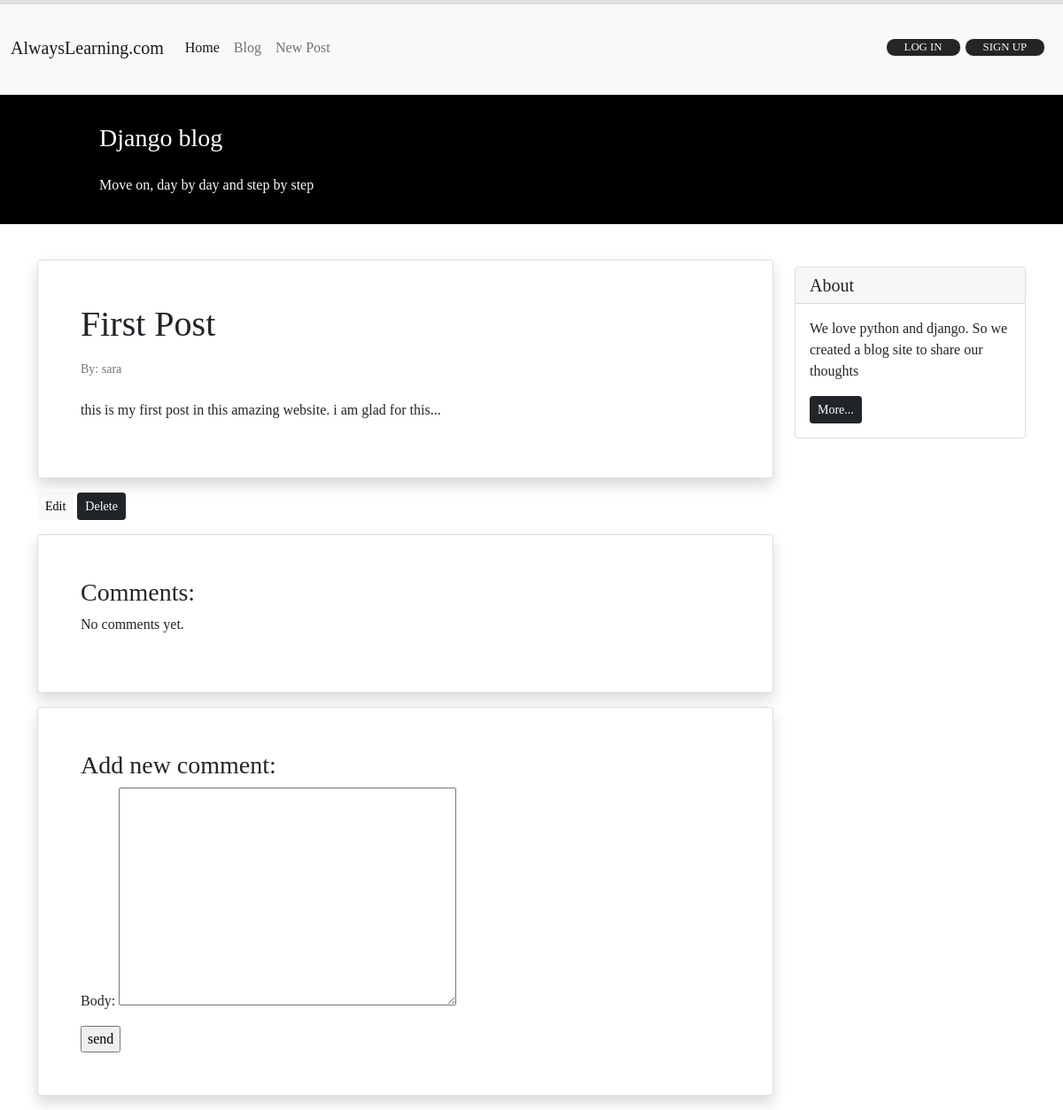
/blog/31/, run on an earlier commit of the app's database.
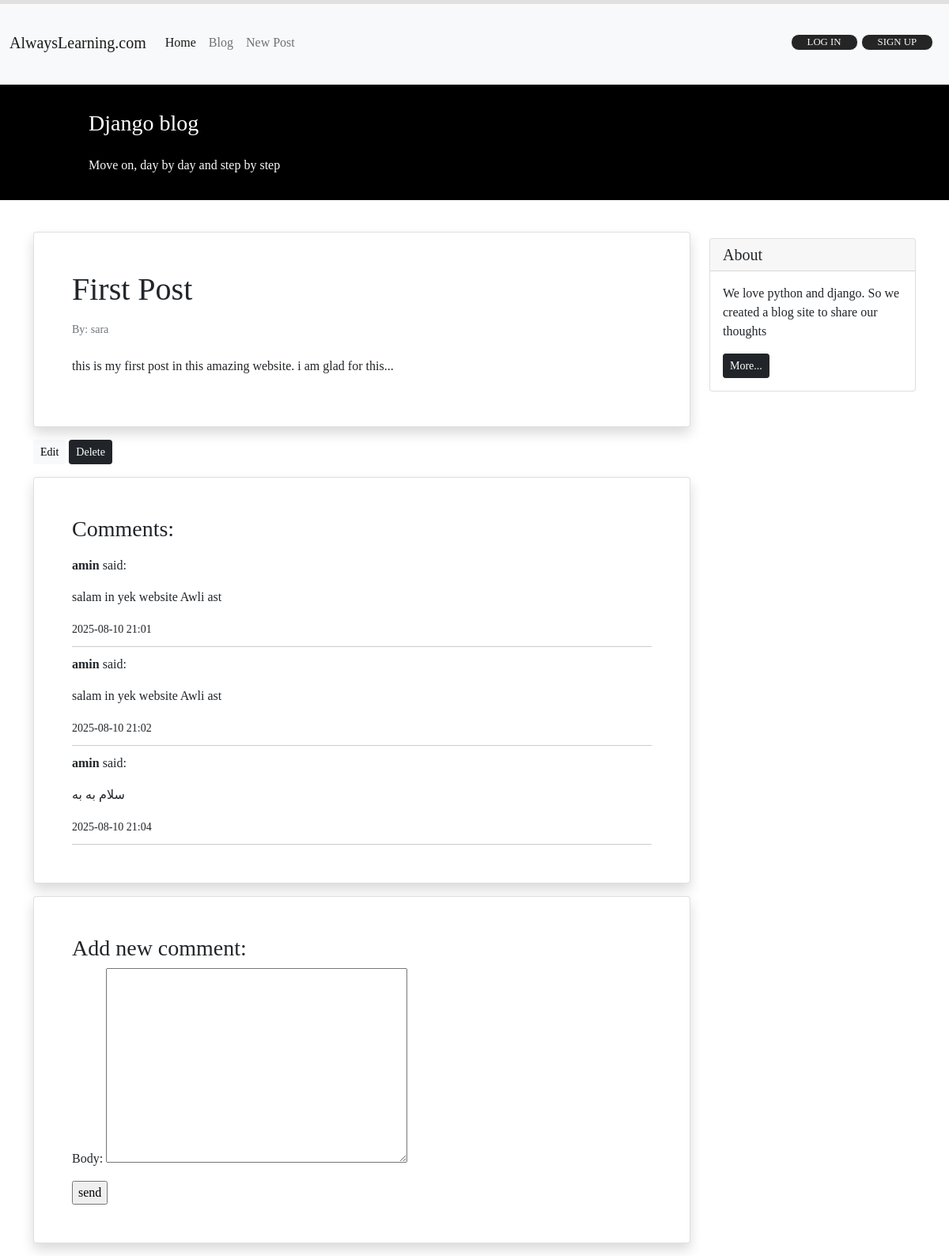
And on a later commit of the database.
### blog/models.py (models this page shows, shortened)
class Post(models.Model):
   STATUS_CHOICES = (
      ('pub', 'Published'),
      ('drf', 'Draft'),
   )
   title = models.CharField(max_length = 50)
   text = models.TextField()
   author = models.ForeignKey('auth.User', on_delete = models.CASCADE)
   datetime_created = models.DateTimeField(auto_now_add = True)
   datetime_modified = models.DateTimeField(auto_now = True)
   status = models.CharField(choices = STATUS_CHOICES, max_length = 3)

class Comment(models.Model):
   post = models.ForeignKey(Post,
                             on_delete=models.CASCADE,
                             related_name='comments')
   author = models.ForeignKey(get_user_model(),
                               on_delete=models.CASCADE,
                               related_name='comments')
   body = models.TextField()
   active = models.BooleanField(default=True)
   date_time_created = models.DateTimeField(auto_now=True)

### blog/views.py (the view)
# urls.py: path('<int:pk>/', views.PostDetailView.as_view(), name='post_detail'),
class PostDetailView(generic.DetailView):
    model = Post
    form_class = CommentForm
    template_name = 'blog/post_detail.html'
    context_object_name = 'post'
    def get_context_data(self, **kwargs):
        context = super().get_context_data(**kwargs)
        context['comment_form'] = CommentForm()
        context['comments'] = self.object.comments.filter(active=True)
        return context

### blog/forms.py
class CommentForm(forms.ModelForm):
    class Meta:
        model = Comment
        fields = ['body',]

### blog/templates/blog/post_detail.html (shortened to what this page needs)
{% extends '_base.html' %}
{% block page_content %}
     <div class="container mt-4">
        <div class="row">
            <div class="col-9">
                <div class="card shadow my-3 p-5">
                    <h1>{{ post.title }}</h1>
                    <p class="small text-muted mt-2">By: {{ post.author }}</p>
                    <p class="mt-2">{{ post.text }}</p>
                </div>
                <a href="{% url 'post_update' post.id %}" class="btn btn-sm btn-light">Edit</a>
                <a href="{% url 'post_delete' post.id %}" class="btn btn-sm btn-dark">Delete</a>
                <div class="card shadow my-3 p-5">
                    <h3>Comments:</h3>
                        {% for comment in comments %}
                            <div class="comment" style="padding: 10px 0; border-bottom: 1px solid #ccc;">
                                <p><strong>{{ comment.author }}</strong> said:</p>
                                <p>{{ comment.body }}</p>
                                <small>{{ comment.date_time_created|date:"Y-m-d H:i" }}</small>
                            </div>
                        {% empty %}
                            <p>No comments yet.</p>
                        {% endfor %}
                </div>
                <div class="card shadow my-3 p-5">
                    <h3>Add new comment:</h3>
                    <form action="{% url 'comment_create' post.id %}" method="POST">
                        {{ comment_form.as_p }}
                        <input type="submit" value="send">
                    </form>
                </div>
            </div>
            <div class="col-3">
                    <div class="card my-4">
                        <h5 class="card-header">About</h5>
                        <div class="card-body">
                            <p class="card-text">We love python and django. So we created a blog site to share our
                                thoughts</p>
                            <a href="#"
                            class="btn btn-sm btn-dark">
                                More...
                            </a>
                        </div>
                    </div>
            </div>
        </div>
    </div>
{% endblock page_content %}

### templates/_base.html (shortened to what this page needs)
<!doctype html>
{% load static %}
<html lang="en">
<head>
    <link href="https://cdn.jsdelivr.net/npm/bootstrap@5.1.3/dist/css/bootstrap.min.css" rel="stylesheet"
>
    <link rel="stylesheet" href="{% static 'css/progressbar.css' %}">
</head>
<body style="font-family: 'Times New Roman', Times, serif;">
    <div id="progress-bar-container">
    </div>
    <nav class="navbar navbar-expand-lg navbar-light bg-light">
        <div class="container-fluid">
            <a class="navbar-brand" href="#">AlwaysLearning.com</a>
            <div class="collapse navbar-collapse" id="navbarNavAltMarkup">
                <div class="navbar-nav">
                    <a class="nav-link active" aria-current="page" href="#">Home</a>
                    <a class="nav-link" href="{% url "posts_list" %}">Blog</a>
                    <a class="nav-link" href="{% url "post_create" %}">New Post</a>
                </div>
            </div>
            <div class="mx-2 text-white">
                {% if user.is_authenticated %}
                    <span style="color: black;">Welcome {{ user.username }} ---</span>
                    <form action="{% url 'logout' %}" method="post" style="display: inline;">
                        {% csrf_token %}
                        <button type="submit" style="text-decoration: none; color: white;" class="text-light">
                            Log Out
                        </button>
                    </form>
                {% else %}
                    <button>
                        <a  style="text-decoration: none;" class="text-light" href="{% url 'login' %}">Log In</a>
                    </button>
                    <button>
                        <a style="text-decoration: none;" class="text-light" href="{% url 'signup' %}">Sign Up</a>
                    </button>
                {% endif %}
            </div>
        </div>
    </nav>
    <div class="container-fluid bg-info">
        <div style="background-color: black;" class="row py-3 ">
            <div class="col-md-8 col-md-10 mx-auto">
                <h3 class="my-4 mt-3 text-white">Django blog</h3>
                <p class="text-light">Move on, day by day and step by step</p>
            </div>
        </div>
    </div>
    {% block page_content %}{% endblock page_content %}
</body>
</html>

### static/css/progressbar.css (style rules this page uses)
#progress-bar-container { position: fixed; top: 0; left: 0; width: 100%; height: 5px; background-color: #e0e0e0; z-index: 9999; }

### templates/_base.html (style rules this page uses)
button { font-size: 0.8rem; color: #FAFAFA; text-transform: uppercase; padding: 0.0005px 20px; border-radius: 10px; border: 1px solid #fafafa; background: #252525; box-shadow: 1px 1px #fafafa; cursor: pointer; margin: 35px 0; }

What changed in the data, as far as the page shows it:
added Comment: author "amin", body "salam in yek website Awli ast", date_time_created "2025-08-10 21:01"
added Comment: author "amin", body "salam in yek website Awli ast", date_time_created "2025-08-10 21:02"
added Comment: author "amin", body "سلام به به", date_time_created "2025-08-10 21:04"
Also different on the page:
text no longer shown: "No comments yet."
